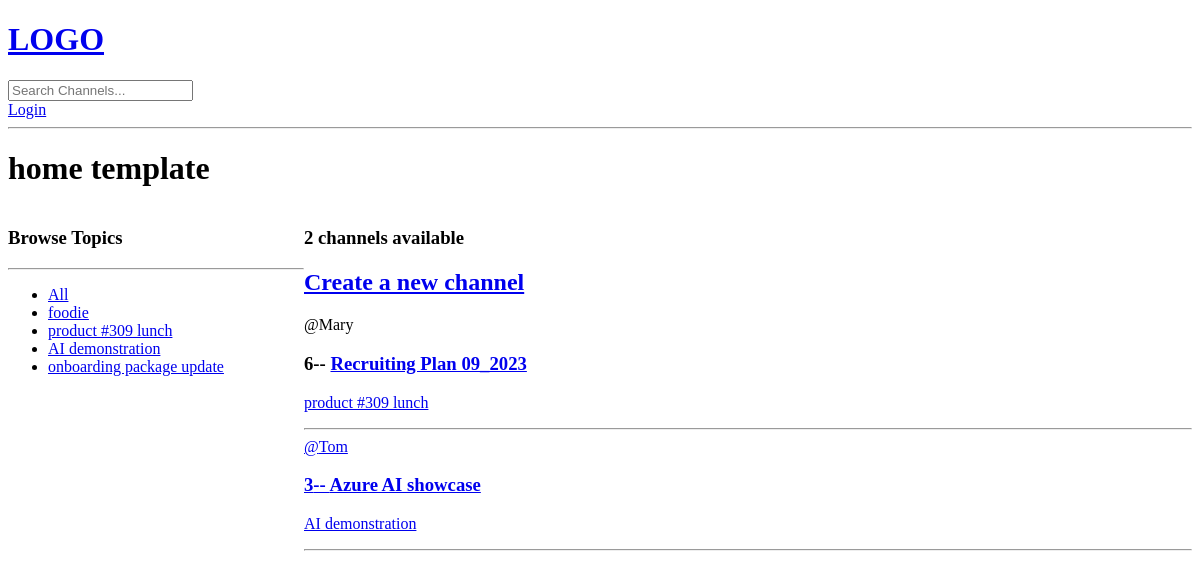
Before: / with the older database file.
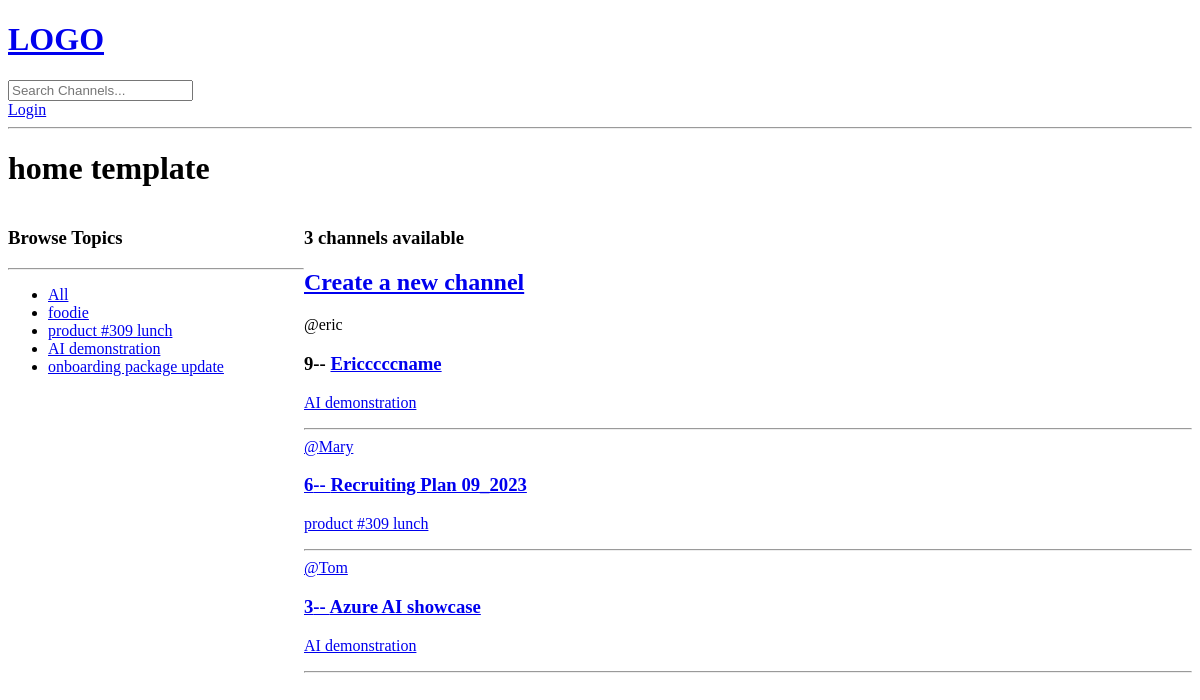
After: the same page with the newer database file.
### core/models.py (models this page shows, shortened)
class Topic(models.Model):
    name = models.CharField(max_length=160)

class Channel(models.Model):
    host = models.ForeignKey(User, on_delete=models.CASCADE, null=True)
    topic = models.ForeignKey(Topic, on_delete=models.SET_NULL, null=True)
    name = models.CharField(max_length=160)
    description = models.TextField(blank=True, null=True)
    updated = models.DateTimeField(auto_now=True)
    created = models.DateTimeField(auto_now_add=True)
    class Meta:
        ordering = ['-updated', '-created']

### core/views.py (the view)
# urls.py: path('', views.home, name='home'),
def home(request):
    q = request.GET.get('q') if request.GET.get('q') != None else ''
    channels = Channel.objects.filter(
        Q(topic__name__icontains=q) |
        Q(name__icontains=q) |
        Q(description__icontains=q)
    )
    topics = Topic.objects.all()
    channel_count = channels.count()
    context = {
        'channels': channels,
        'topics': topics,
        'channel_count': channel_count
    }
    return render(request, 'core/home.html', context)

### core/templates/core/home.html (shortened to what this page needs)
{% extends "main.html" %}
{% block content %}
<h1>home template</h1>
<div class="home-container">
    <div>
        <h3>Browse Topics</h3>
        <hr>
        <ul>
            <li>
                <a href="{% url 'home' %}">All</a>
            </li>
            {% for topic in topics %}
            <li>
                <a href="{% url 'home' %}?q={{topic.name}}">{{topic.name}}</a>
            </li>
            {% endfor %}
    </div>
    <div>
        <h3>{{channel_count}} channels available</h3>
        <h2><a href="{% url 'create-channel' %}">Create a new channel</a></h2>
        <div>
            {% for channel in channels %}
            <div>
                <span>@{{channel.host.username}}</span>
                <h3> {{channel.id}}--
                    <a href="{% url 'channel' channel.id %}">
                        {{channel.name}}
                </h3>
                <p>{{channel.topic.name}}</p>
                <hr>
            </div>
            {% endfor %}
        </div>
    </div>
</div>
{% endblock content %}

Changed rows visible on the page:
added Channel: host.username "eric", id "9", name "Ericccccname", topic.name "AI demonstration"
Other visible differences:
{{ channel_count }}: "2" → "3"
